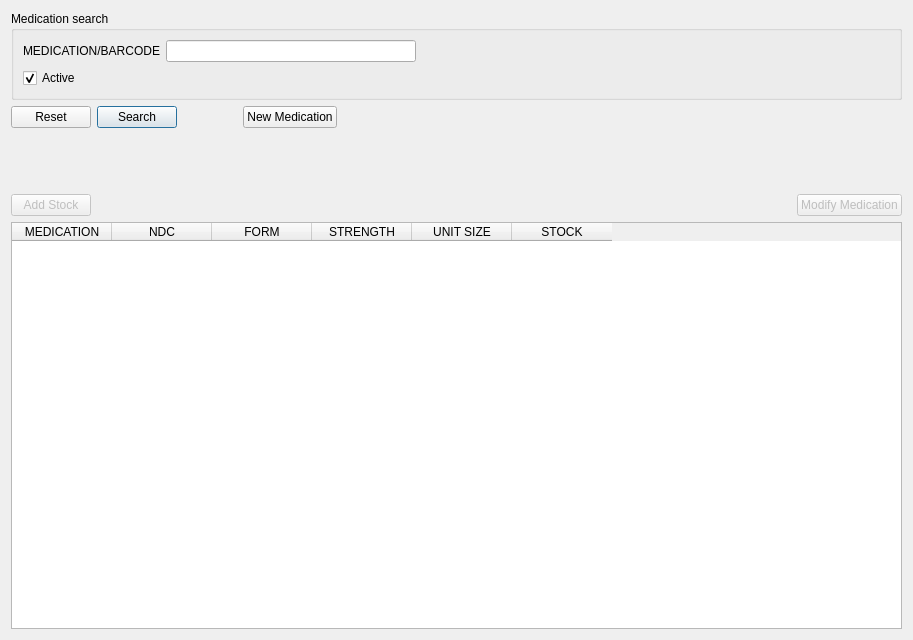
<?xml version="1.0" encoding="UTF-8"?>
<ui version="4.0">
 <class>MedicationsFrame</class>
 <widget class="QFrame" name="MedicationsFrame">
  <property name="geometry">
   <rect>
    <x>0</x>
    <y>0</y>
    <width>913</width>
    <height>640</height>
   </rect>
  </property>
  <property name="frameShape">
   <enum>QFrame::NoFrame</enum>
  </property>
  <property name="frameShadow">
   <enum>QFrame::Plain</enum>
  </property>
  <layout class="QVBoxLayout" name="verticalLayout">
   <item>
    <widget class="QGroupBox" name="groupBox">
     <property name="title">
      <string>Medication search</string>
     </property>
     <layout class="QVBoxLayout" name="verticalLayout_2">
      <item>
       <layout class="QHBoxLayout" name="horizontalLayout">
        <item>
         <widget class="QLabel" name="nameLabel">
          <property name="text">
           <string>MEDICATION/BARCODE</string>
          </property>
         </widget>
        </item>
        <item>
         <widget class="QLineEdit" name="nameField">
          <property name="minimumSize">
           <size>
            <width>200</width>
            <height>0</height>
           </size>
          </property>
          <property name="maximumSize">
           <size>
            <width>250</width>
            <height>16777215</height>
           </size>
          </property>
         </widget>
        </item>
        <item>
         <spacer name="horizontalSpacer">
          <property name="orientation">
           <enum>Qt::Horizontal</enum>
          </property>
          <property name="sizeHint" stdset="0">
           <size>
            <width>40</width>
            <height>20</height>
           </size>
          </property>
         </spacer>
        </item>
       </layout>
      </item>
      <item>
       <layout class="QHBoxLayout" name="horizontalLayout_2">
        <item>
         <widget class="QCheckBox" name="activeCheckbox">
          <property name="text">
           <string>Active</string>
          </property>
          <property name="checked">
           <bool>true</bool>
          </property>
         </widget>
        </item>
        <item>
         <spacer name="horizontalSpacer_2">
          <property name="orientation">
           <enum>Qt::Horizontal</enum>
          </property>
          <property name="sizeHint" stdset="0">
           <size>
            <width>40</width>
            <height>20</height>
           </size>
          </property>
         </spacer>
        </item>
       </layout>
      </item>
     </layout>
    </widget>
   </item>
   <item>
    <layout class="QHBoxLayout" name="horizontalLayout_3">
     <item>
      <widget class="QPushButton" name="resetButton">
       <property name="text">
        <string>Reset</string>
       </property>
      </widget>
     </item>
     <item>
      <widget class="QPushButton" name="searchButton">
       <property name="text">
        <string>Search</string>
       </property>
       <property name="default">
        <bool>true</bool>
       </property>
      </widget>
     </item>
     <item>
      <spacer name="horizontalSpacer_5">
       <property name="orientation">
        <enum>Qt::Horizontal</enum>
       </property>
       <property name="sizeType">
        <enum>QSizePolicy::Fixed</enum>
       </property>
       <property name="sizeHint" stdset="0">
        <size>
         <width>60</width>
         <height>20</height>
        </size>
       </property>
      </spacer>
     </item>
     <item>
      <widget class="QPushButton" name="newMedicationButton">
       <property name="text">
        <string>New Medication</string>
       </property>
      </widget>
     </item>
     <item>
      <spacer name="horizontalSpacer_3">
       <property name="orientation">
        <enum>Qt::Horizontal</enum>
       </property>
       <property name="sizeHint" stdset="0">
        <size>
         <width>40</width>
         <height>20</height>
        </size>
       </property>
      </spacer>
     </item>
    </layout>
   </item>
   <item>
    <spacer name="verticalSpacer">
     <property name="orientation">
      <enum>Qt::Vertical</enum>
     </property>
     <property name="sizeType">
      <enum>QSizePolicy::Fixed</enum>
     </property>
     <property name="sizeHint" stdset="0">
      <size>
       <width>20</width>
       <height>60</height>
      </size>
     </property>
    </spacer>
   </item>
   <item>
    <layout class="QHBoxLayout" name="horizontalLayout_4">
     <item>
      <widget class="QPushButton" name="newStockButton">
       <property name="enabled">
        <bool>false</bool>
       </property>
       <property name="text">
        <string>Add Stock</string>
       </property>
      </widget>
     </item>
     <item>
      <spacer name="horizontalSpacer_4">
       <property name="orientation">
        <enum>Qt::Horizontal</enum>
       </property>
       <property name="sizeHint" stdset="0">
        <size>
         <width>40</width>
         <height>20</height>
        </size>
       </property>
      </spacer>
     </item>
     <item>
      <widget class="QPushButton" name="modifyButton">
       <property name="enabled">
        <bool>false</bool>
       </property>
       <property name="text">
        <string>Modify Medication</string>
       </property>
      </widget>
     </item>
    </layout>
   </item>
   <item>
    <widget class="QTableWidget" name="resultTable">
     <property name="contextMenuPolicy">
      <enum>Qt::ActionsContextMenu</enum>
     </property>
     <property name="editTriggers">
      <set>QAbstractItemView::NoEditTriggers</set>
     </property>
     <property name="selectionBehavior">
      <enum>QAbstractItemView::SelectRows</enum>
     </property>
     <property name="columnCount">
      <number>6</number>
     </property>
     <attribute name="horizontalHeaderHighlightSections">
      <bool>false</bool>
     </attribute>
     <attribute name="horizontalHeaderMinimumSectionSize">
      <number>100</number>
     </attribute>
     <column>
      <property name="text">
       <string>MEDICATION</string>
      </property>
     </column>
     <column>
      <property name="text">
       <string>NDC</string>
      </property>
     </column>
     <column>
      <property name="text">
       <string>FORM</string>
      </property>
     </column>
     <column>
      <property name="text">
       <string>STRENGTH</string>
      </property>
     </column>
     <column>
      <property name="text">
       <string>UNIT SIZE</string>
      </property>
     </column>
     <column>
      <property name="text">
       <string>STOCK</string>
      </property>
     </column>
    </widget>
   </item>
  </layout>
  <action name="newMedicationAction">
   <property name="text">
    <string>New Medication</string>
   </property>
   <property name="toolTip">
    <string>Add a new medication.</string>
   </property>
  </action>
  <action name="newStockAction">
   <property name="text">
    <string>Add Stock</string>
   </property>
   <property name="toolTip">
    <string>Add new stock of a medication.</string>
   </property>
  </action>
  <action name="modifyAction">
   <property name="text">
    <string>Modify Medication</string>
   </property>
   <property name="toolTip">
    <string>Modify medication information.</string>
   </property>
  </action>
  <action name="toggleAction">
   <property name="text">
    <string>Toggle Active</string>
   </property>
   <property name="toolTip">
    <string>Toggle active/inactive</string>
   </property>
  </action>
 </widget>
 <resources/>
 <connections>
  <connection>
   <sender>nameField</sender>
   <signal>returnPressed()</signal>
   <receiver>searchButton</receiver>
   <slot>click()</slot>
   <hints>
    <hint type="sourcelabel">
     <x>168</x>
     <y>20</y>
    </hint>
    <hint type="destinationlabel">
     <x>129</x>
     <y>78</y>
    </hint>
   </hints>
  </connection>
  <connection>
   <sender>resetButton</sender>
   <signal>clicked()</signal>
   <receiver>nameField</receiver>
   <slot>clear()</slot>
   <hints>
    <hint type="sourcelabel">
     <x>48</x>
     <y>78</y>
    </hint>
    <hint type="destinationlabel">
     <x>168</x>
     <y>20</y>
    </hint>
   </hints>
  </connection>
  <connection>
   <sender>newStockButton</sender>
   <signal>clicked()</signal>
   <receiver>newStockAction</receiver>
   <slot>trigger()</slot>
   <hints>
    <hint type="sourcelabel">
     <x>48</x>
     <y>175</y>
    </hint>
    <hint type="destinationlabel">
     <x>-1</x>
     <y>-1</y>
    </hint>
   </hints>
  </connection>
  <connection>
   <sender>modifyButton</sender>
   <signal>clicked()</signal>
   <receiver>modifyAction</receiver>
   <slot>trigger()</slot>
   <hints>
    <hint type="sourcelabel">
     <x>854</x>
     <y>175</y>
    </hint>
    <hint type="destinationlabel">
     <x>-1</x>
     <y>-1</y>
    </hint>
   </hints>
  </connection>
  <connection>
   <sender>newMedicationButton</sender>
   <signal>clicked()</signal>
   <receiver>newMedicationAction</receiver>
   <slot>trigger()</slot>
   <hints>
    <hint type="sourcelabel">
     <x>280</x>
     <y>78</y>
    </hint>
    <hint type="destinationlabel">
     <x>-1</x>
     <y>-1</y>
    </hint>
   </hints>
  </connection>
 </connections>
</ui>
